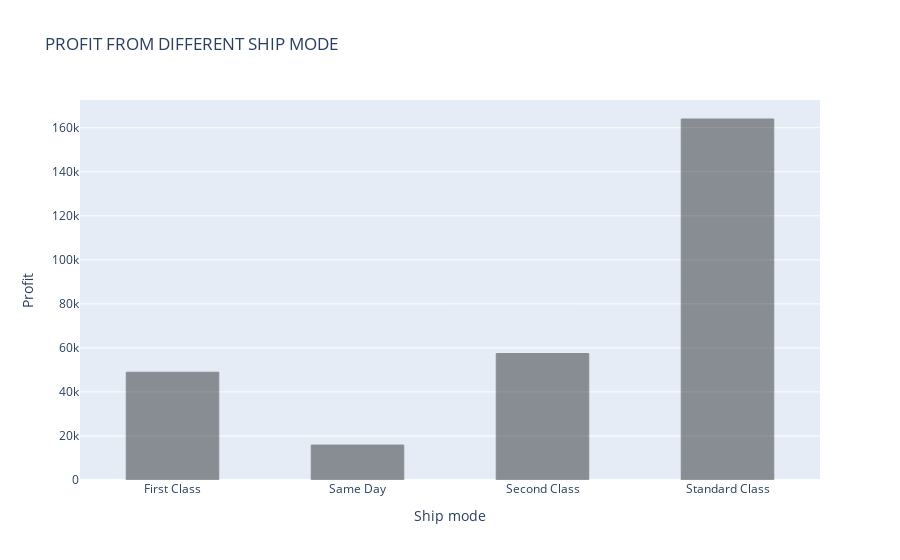

The notebook cell this image was saved under:
### Code cell
data=go.Bar(x=['First Class','Same Day','Second Class','Standard Class'],y=df['Profit'].groupby(df['Ship Mode']).agg(sum),marker=dict(color='black', line=dict(color='#000000', width=1), opacity=0.4))
layout=go.Layout(xaxis=dict(title='Ship mode',),
                    yaxis=dict(title='Profit'),bargap=0.5,title = 'PROFIT FROM DIFFERENT SHIP MODE')
fig=go.FigureWidget(data,layout)

iplot(fig)

### Figure 1 — Plotly figure (JSON) as saved in the notebook; plotly's stock layout.template omitted (floating-point values rounded to 4 significant figures)
{"data": [{"marker": {"color": "black", "line": {"color": "#000000", "width": 1}, "opacity": 0.4}, "type": "bar", "uid": "6e292967-8b31-42fb-a106-bcd8c9f42454", "x": ["First Class", "Same Day", "Second Class", "Standard Class"], "y": [48950.0, 15870.0, 57450.0, 164000.0]}], "layout": {"bargap": 0.5, "title": {"text": "PROFIT FROM DIFFERENT SHIP MODE"}, "xaxis": {"title": {"text": "Ship mode"}}, "yaxis": {"title": {"text": "Profit"}}}}
